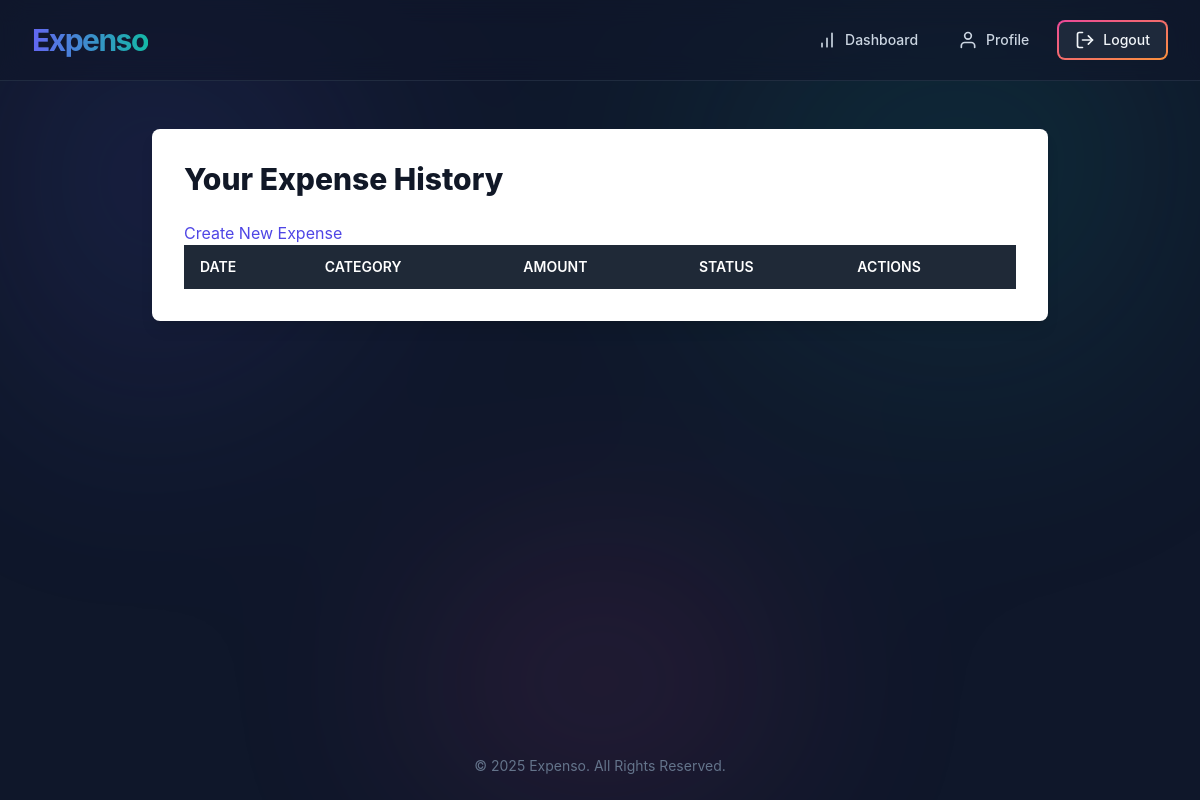
The app's page /expenses/history/ (signed in), older data.
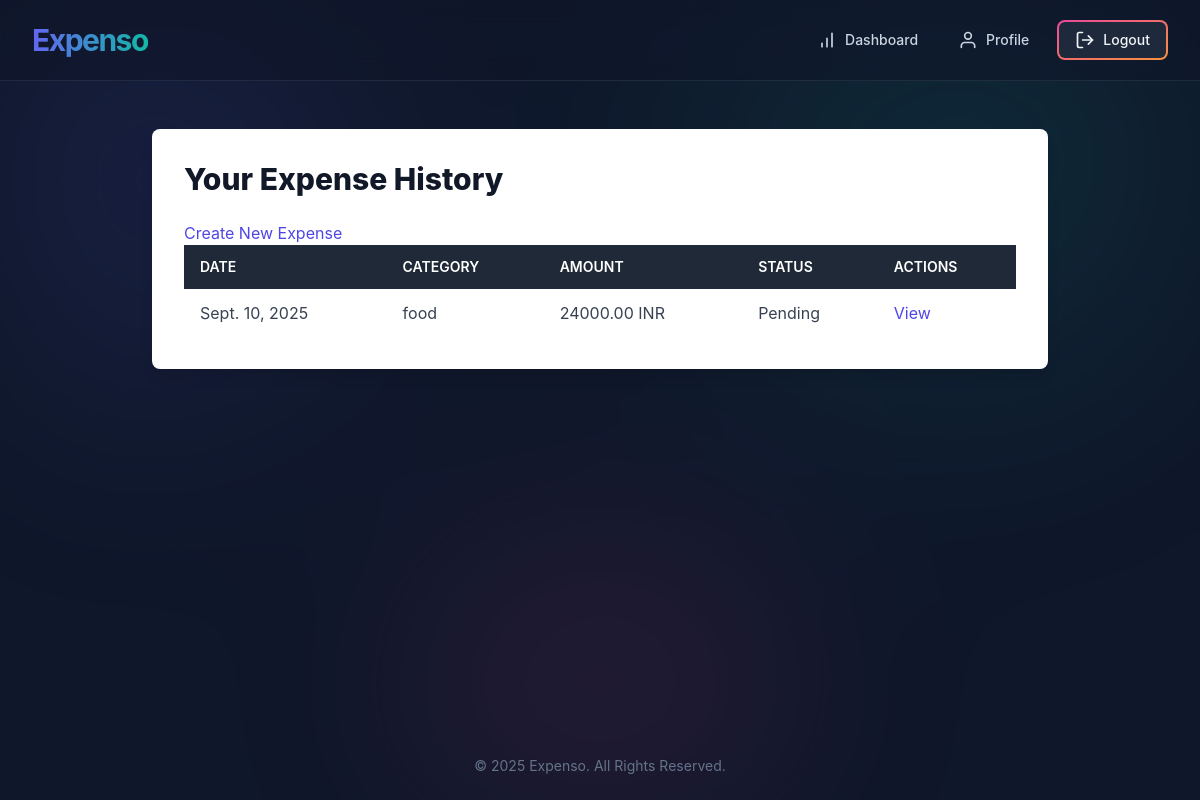
The same page, newer data.
### expenses/models.py (models this page shows, shortened)
class Expense(models.Model):
    STATUS_CHOICES = [
        ('PENDING', 'Pending'),
        ('APPROVED', 'Approved'),
        ('REJECTED', 'Rejected'),
    ]
    employee = models.ForeignKey(settings.AUTH_USER_MODEL, on_delete=models.CASCADE)
    category = models.ForeignKey(ExpenseCategory, on_delete=models.PROTECT)
    amount = models.DecimalField(max_digits=10, decimal_places=2)
    currency = models.CharField(max_length=3, default='USD')
    description = models.TextField()
    date = models.DateField()
    status = models.CharField(max_length=10, choices=STATUS_CHOICES, default='PENDING')
    created_at = models.DateTimeField(auto_now_add=True)
    updated_at = models.DateTimeField(auto_now=True)

class ExpenseCategory(models.Model):
    name = models.CharField(max_length=100, unique=True)

### expenses/views.py (the view)
# urls.py: path('history/', views.ExpenseHistoryView.as_view(), name='expense_history'),
class ExpenseHistoryView(LoginRequiredMixin, ListView):
    model = Expense
    template_name = 'expenses/expense_history.html'
    context_object_name = 'expenses'
    def get_queryset(self):
        return Expense.objects.filter(employee=self.request.user)

### expenses/templates/expenses/expense_history.html (shortened to what this page needs)
{% extends 'accounts/base.html' %}
{% block content %}
<div class="bg-white p-8 rounded-lg shadow-lg w-full max-w-4xl mx-auto">
    <h2 class="text-3xl font-extrabold text-gray-900 mb-6">Your Expense History</h2>
        <a href="{% url 'submit_expense' %}" class="text-indigo-600 hover:text-indigo-900">Create New Expense</a>
    <div class="overflow-x-auto">
        <table class="min-w-full bg-white">
            <thead class="bg-gray-800 text-white">
                <tr>
                    <th class="text-left py-3 px-4 uppercase font-semibold text-sm">Date</th>
                    <th class="text-left py-3 px-4 uppercase font-semibold text-sm">Category</th>
                    <th class="text-left py-3 px-4 uppercase font-semibold text-sm">Amount</th>
                    <th class="text-left py-3 px-4 uppercase font-semibold text-sm">Status</th>
                    <th class="text-left py-3 px-4 uppercase font-semibold text-sm">Actions</th>
                </tr>
            </thead>
            <tbody class="text-gray-700">
                {% for expense in expenses %}
                <tr>
                    <td class="text-left py-3 px-4">{{ expense.date }}</td>
                    <td class="text-left py-3 px-4">{{ expense.category.name }}</td>
                    <td class="text-left py-3 px-4">{{ expense.amount }} {{ expense.currency }}</td>
                    <td class="text-left py-3 px-4">{{ expense.get_status_display }}</td>
                    <td class="text-left py-3 px-4">
                        <a href="{% url 'expense_detail' expense.pk %}" class="text-indigo-600 hover:text-indigo-900">View</a>
                    </td>
                </tr>
                {% endfor %}
            </tbody>
        </table>
    </div>
</div>
{% endblock %}

Row changes from the older to the newer data that the page shows:
added Expense: date "Sept. 10, 2025", category.name "food", amount "24000.00", currency "INR", status "Pending"
